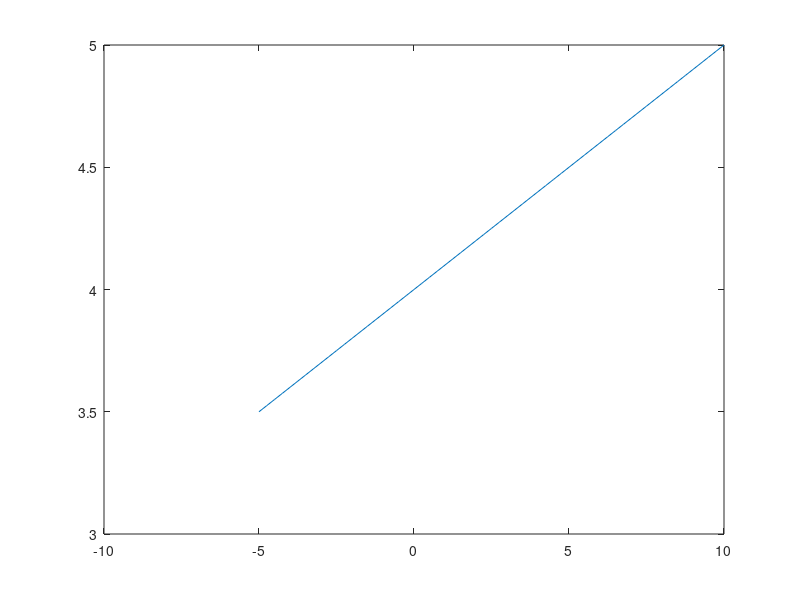
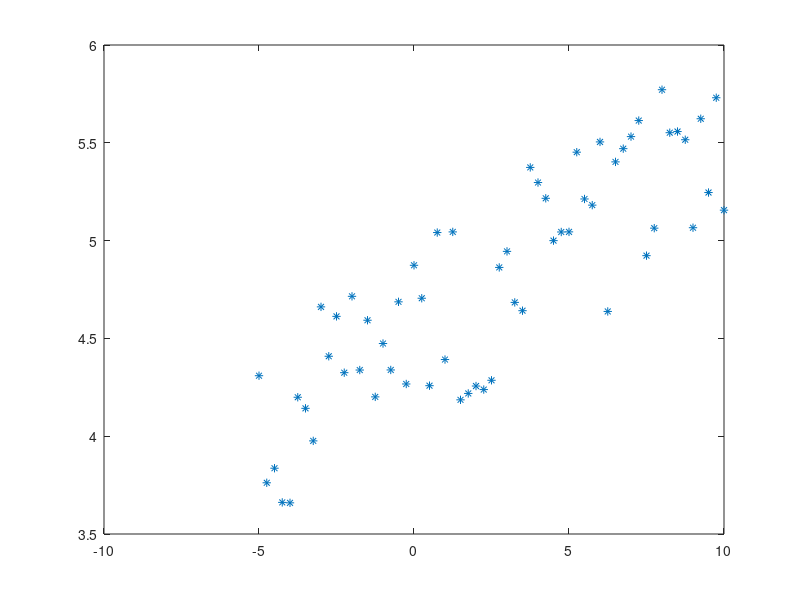

Write the MATLAB code that produced these figures, in order.
hold off

clear all
clc
close all

%Definición de los valores independiantes de X

x=(-5:0.25:10)';



%Generación de datos para comprobación del funcionamiento

m=0.1;

b=4;

y=m*x+b;

plot(x,y)

figure



%introducción de aleatoriedad en los datos

ruido=rand(size(x));

plot(x,y+ruido,'*')

%aproximación por mínimos cuadrados

hold on

unos=ones(1,length(x));

A=[unos' x]

U=(inv(A'*A)*A')*y



%como puede comprobarse a pesar del ruido el

%algoritmo recuperó a (m) y a (b)
